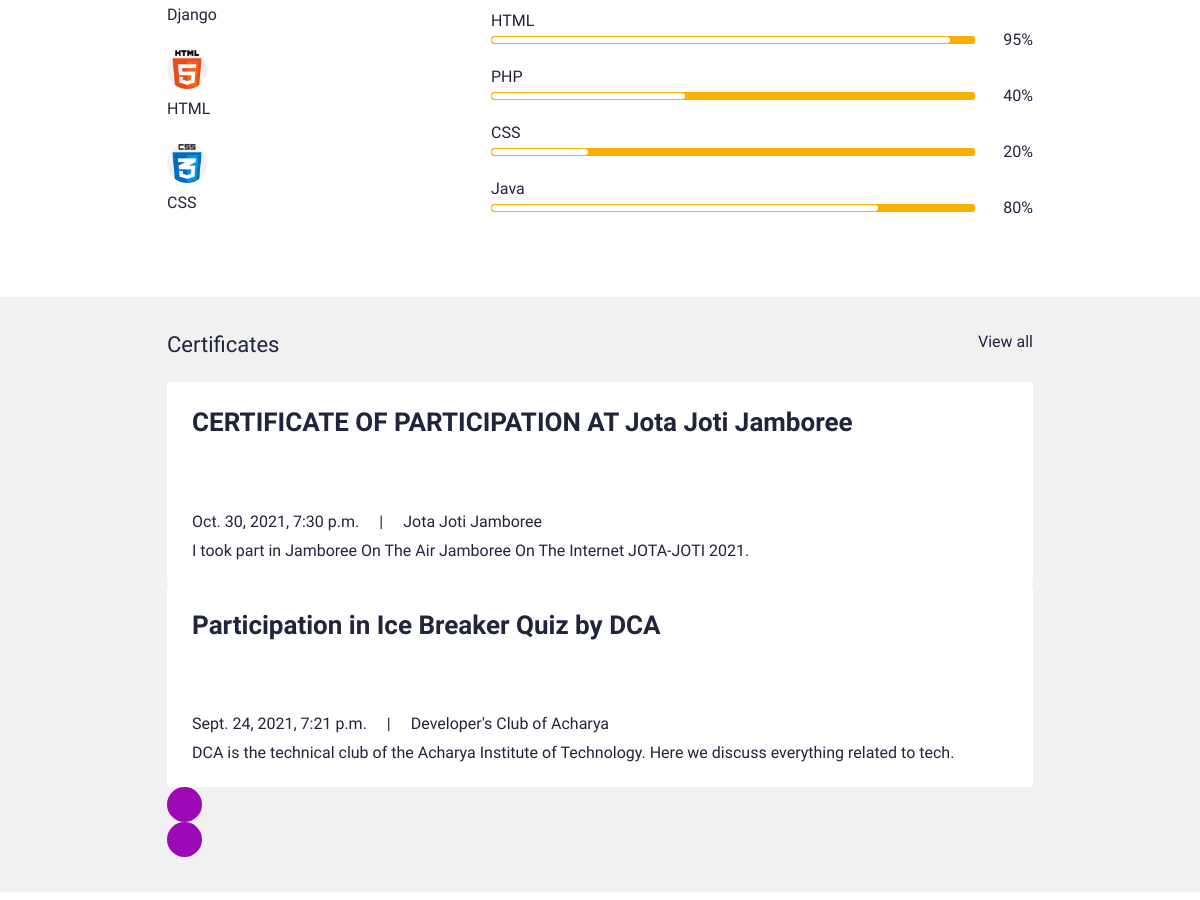
Before: / (middle part) with the older database file.
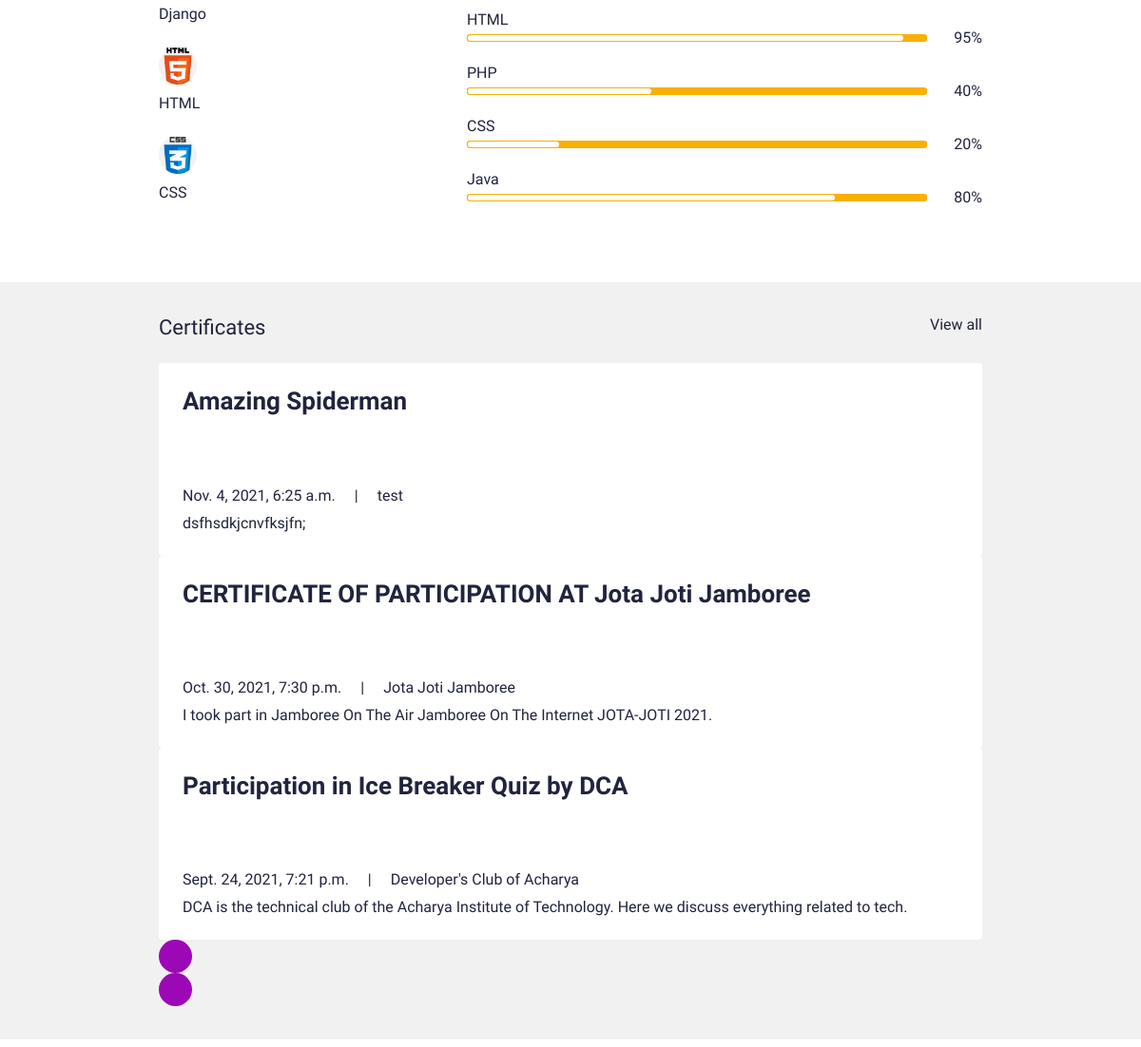
After: the same page with the newer database file.
### main/models.py (models this page shows, shortened)
class Skill(models.Model):
    class Meta:
        verbose_name_plural = 'Skills'
        verbose_name = 'Skill'
    name = models.CharField(max_length=20, blank=True, null=True)
    score = models.IntegerField(default=80, blank=True, null=True)
    image = models.FileField(blank=True, null=True, upload_to="skills")
    is_key_skill = models.BooleanField(default=False)

class Certificate(models.Model):
    class Meta:
        verbose_name_plural = 'Certificates'
        verbose_name = 'Certificate'
        ordering = ["name"]
    image = models.ImageField(blank=True, null=True, upload_to="certificate")
    date = models.DateTimeField(blank=True, null=True)
    name = models.CharField(max_length=200, blank=True, null=True)
    title = models.CharField(max_length=200, blank=True, null=True)
    description = models.CharField(max_length=500, blank=True, null=True)
    slug = models.SlugField(blank=True, null=True)
    is_active = models.BooleanField(default=True)

### main/views.py (the view)
# urls.py: path('', views.IndexView.as_view(), name="home"),
class IndexView(generic.TemplateView):
	template_name = "main/index.html"
	def get_context_data(self, **kwargs):
		context = super().get_context_data(**kwargs)
		testimonials = Testimonial.objects.filter(is_active=True)
		certificates = Certificate.objects.filter(is_active=True)
		blogs = Blog.objects.filter(is_active=True)
		portfolio = Portfolio.objects.filter(is_active=True)
		context["testimonials"] = testimonials
		context["certificates"] = certificates
		context["blogs"] = blogs
		context["portfolio"] = portfolio
		return context

### resume/context_processors.py (called while the page is built)
def project_context(request):
	context = {
		'me': User.objects.first(),
	}
	return context

### templates/main/index.html (shortened to what this page needs)
{% extends 'main/base.html'%}
{% load static %}
{% block content %}
<section>
      <div class="sectionSpace pt-0">
        <div class="container">
          <div class="row">
            <div class="col-md-auto">
              <div class="keySkillCol">
                {% for skill in me.userprofile.skills.all %}
                {% if skill.is_key_skill %}
                <div class="keySkillCard">
                  <div class="ksIconCol">
                    <img src="{{skill.image.url}}" alt="..." style="width: 40px;">
                  </div>
                  <span class="ksText">{{skill.name}}</span>
                </div>
                {% endif %}
                {% endfor %}
               </div>
            </div>
            <div class="col-md">
              <div class="progressCol">
                <div class="progressCard">
                  {% for skill in me.userprofile.skills.all %}
                  <div class="progressCol">
                    <span class="progressLbl">{{skill.name}}</span>
                    <div class="row g-2 align-items-center">
                      <div class="col">
                        <div class="progress progressStyle">
                          <div class="progress-bar" role="progressbar" style="width: {{skill.score}}%" aria-valuenow="{{skill.score}}" aria-valuemin="0" aria-valuemax="100"></div>
                        </div>
                      </div>
                      <div class="col-auto">
                        <span class="pLbl">{{skill.score}}%</span>
                      </div>
                    </div>
                  </div>
                  {% endfor %}
                </div>
              </div>
            </div>
          </div>
        </div>
      </div>
</section>
<section>
  <div class="sectionSpaceSm lightBg">
    <div class="container">
      <div class="row pb-3">
        <div class="col">
          <h4 class="smText regular">Certificates</h4>
        </div>
        <div class="col-auto">
          <a href="javascript:void(0)" class="simpleLink">View all</a>
        </div>
      </div>
      <div class="sliderOuter">
        <div class="swiper certificatesSlider">
          <div class="swiper-wrapper">
            {% for cert in certificates%}
            {% if cert.is_active %}
            <div class="swiper-slide">
              <div class="cardStyle1">
                <h4 class="mdTitle cs1Title">
                  <a href="">{{cert.name}}</a>
                </h4>
                <ul class="cardOptionCol">
                  <li>{{ cert.date }}</li>
                  <li>{{cert.title }}</li>
                </ul>
                <p>{{ cert.description }}</p>
              </div>
            </div>
            {% endif %}
            {% endfor %}
          </div>
        </div>
        <div class="cert-swiper-button-next swiper-button-next swiperBtnStyle"></div>
        <div class="cert-swiper-button-prev swiper-button-prev swiperBtnStyle"></div>
      </div>
    </div>
  </div>
</section>
<section>
      <div class="sectionSpace">
      </div>
</section>
{% endblock %}

### templates/main/base.html (shortened to what this page needs)
{% load static %}
<!doctype html>
<html lang="en">
  <head>
  </head>
  <body>
    {% block content %}
    {% endblock %}
    {% include 'main/partials/scripts.html' %}
  </body>
</html>

### templates/main/partials/nav.html (shortened to what this page needs)
{% load static %}

### templates/main/partials/footer.html (shortened to what this page needs)
{% load static %}

### templates/main/partials/scripts.html (shortened to what this page needs)
{% load static %}
<link href="{% static 'css/bootstrap.min.css' %}" rel="stylesheet">
<link rel="stylesheet" href="https://unpkg.com/swiper@7.0.5/swiper-bundle.min.css">
<link href="{% static 'css/style.css' %}" rel="stylesheet">

### static/css/style.css (style rules this page uses)
:root { --primaryColor: #9C07B6; --primaryDarkColor: #3D0048; --primaryHoverColor: #900AA8; --secondaryColor: #F9B000; --baseColor: #21243D; --baseFont: 'Heebo', sans-serif; --titleFont: 'Courier Prime', monospace; --regular: 400; --medium: 500; --bold: 700; --black: 900; --lightBg: #F1F1F1; }
html { scroll-behavior: smooth; }
body { font-family: var(--baseFont); color: var(--baseColor); line-height: normal; }
ul { margin: 0; padding: 0; list-style-type: none; }
img { max-width: 100%; }
a { color: inherit; }
a, .btn { -webkit-transition: all 300ms ease-in-out 0s; -o-transition: all 300ms ease-in-out 0s; transition: all 300ms ease-in-out 0s; text-decoration: none; }
.lightBg { background-color: var(--lightBg); }
.mdTitle { font-size: 26px; line-height: normal; font-weight: var(--bold); font-family: var(--titleFont) }
.smText { font-size: 22px; }
.regular { font-weight: var(--regular); }
.sectionSpace { padding: 80px 0; }
.sectionSpaceSm { padding: 35px 0; }
.ksText { display: block; padding-top: 10px; }
.keySkillCard + .keySkillCard { padding-top: 25px; }
.keySkillCol { width: 300px; }
.pLbl { display: block; width: 50px; text-align: right; }
.progress.progressStyle { height: 8px; padding: 1px; background-color: var(--secondaryColor); border-radius: 3px; }
.progressStyle .progress-bar { background-color: #fff; border-radius: 3px; }
.progressCol + .progressCol { padding-top: 18px; }
.cardOptionCol > li { display: inline-block; vertical-align: middle; position: relative; }
.cardOptionCol > li + li { padding-left: 40px; }
.cardOptionCol > li + li::before { content: "|"; position: absolute; left: 16px; }
.cardOptionCol { padding: 5px 0 10px; }
.cardStyle1 { padding: 25px; background-color: var(--bs-white); border-radius: 4px; height: 100%; }
.cardStyle1 > p:last-child { margin-bottom: 0; }
.cs1Title { min-height: 90px; }
.sliderOuter { position: relative; }
.sliderOuter .swiper-button-next.swiperBtnStyle { right: -50px; }
.sliderOuter .swiper-button-prev.swiperBtnStyle { left: -50px; }
.sliderOuter .swiper-slide { height: auto; }
.swiperBtnStyle { width: 35px; height: 35px; color: #fff; background-color: var(--primaryColor); border-radius: 50%; }
.swiper-button-next.swiperBtnStyle::after, .swiper-button-prev.swiperBtnStyle::after { font-size: 16px; }
.swiperBtnStyle.swiper-button-prev { left: 2px; }
.swiperBtnStyle.swiper-button-next { right: 2px; }
@media (min-width:992px) { .container, .container-lg, .container-md, .container-sm, .container-xl, .container-xxl { max-width: 890px; } }

Changed rows visible on the page:
added Certificate: name "Amazing Spiderman", date "Nov. 4, 2021, 6:25 a.m.", title "test", description "dsfhsdkjcnvfksjfn;"
